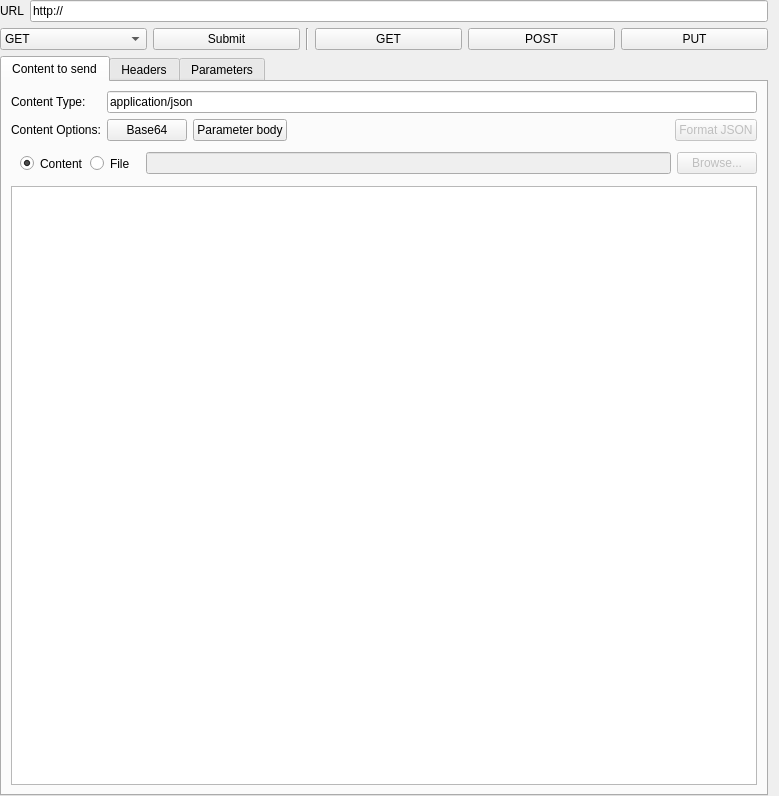
<?xml version="1.0" encoding="UTF-8"?>
<ui version="4.0">
 <class>RequestBuilder</class>
 <widget class="QWidget" name="RequestBuilder">
  <property name="geometry">
   <rect>
    <x>0</x>
    <y>0</y>
    <width>779</width>
    <height>796</height>
   </rect>
  </property>
  <property name="windowTitle">
   <string>Form</string>
  </property>
  <layout class="QGridLayout" name="gridLayout">
   <property name="leftMargin">
    <number>0</number>
   </property>
   <property name="topMargin">
    <number>0</number>
   </property>
   <property name="bottomMargin">
    <number>0</number>
   </property>
   <item row="0" column="0" colspan="6">
    <layout class="QHBoxLayout" name="horizontalLayout_6">
     <item>
      <widget class="QLabel" name="label">
       <property name="text">
        <string>URL</string>
       </property>
      </widget>
     </item>
     <item>
      <widget class="QLineEdit" name="leUrl">
       <property name="text">
        <string>http://</string>
       </property>
      </widget>
     </item>
    </layout>
   </item>
   <item row="1" column="0">
    <widget class="QComboBox" name="cbMethod">
     <item>
      <property name="text">
       <string>GET</string>
      </property>
     </item>
     <item>
      <property name="text">
       <string>POST</string>
      </property>
     </item>
     <item>
      <property name="text">
       <string>PUT</string>
      </property>
     </item>
     <item>
      <property name="text">
       <string>DELETE</string>
      </property>
     </item>
     <item>
      <property name="text">
       <string>HEAD</string>
      </property>
     </item>
     <item>
      <property name="text">
       <string>PATCH</string>
      </property>
     </item>
     <item>
      <property name="text">
       <string>OPTIONS</string>
      </property>
     </item>
    </widget>
   </item>
   <item row="1" column="1">
    <widget class="QPushButton" name="pbSubmit">
     <property name="text">
      <string>Submit</string>
     </property>
    </widget>
   </item>
   <item row="1" column="2">
    <widget class="Line" name="line">
     <property name="orientation">
      <enum>Qt::Vertical</enum>
     </property>
    </widget>
   </item>
   <item row="1" column="3">
    <widget class="QPushButton" name="pbGet">
     <property name="text">
      <string>GET</string>
     </property>
    </widget>
   </item>
   <item row="1" column="4">
    <widget class="QPushButton" name="pbPost">
     <property name="text">
      <string>POST</string>
     </property>
    </widget>
   </item>
   <item row="1" column="5">
    <widget class="QPushButton" name="pbPut">
     <property name="text">
      <string>PUT</string>
     </property>
    </widget>
   </item>
   <item row="2" column="0" colspan="6">
    <widget class="QTabWidget" name="tabWidget">
     <property name="currentIndex">
      <number>0</number>
     </property>
     <widget class="QWidget" name="contentToSendTab">
      <attribute name="title">
       <string>Content to send</string>
      </attribute>
      <layout class="QGridLayout" name="gridLayout_2">
       <item row="1" column="2">
        <widget class="QPushButton" name="pbContentBase64">
         <property name="text">
          <string>Base64</string>
         </property>
        </widget>
       </item>
       <item row="1" column="0" colspan="2">
        <widget class="QLabel" name="label_3">
         <property name="text">
          <string>Content Options:</string>
         </property>
        </widget>
       </item>
       <item row="0" column="0" colspan="2">
        <widget class="QLabel" name="label_2">
         <property name="text">
          <string>Content Type:</string>
         </property>
        </widget>
       </item>
       <item row="1" column="3">
        <widget class="QPushButton" name="pbContentParameter">
         <property name="text">
          <string>Parameter body</string>
         </property>
        </widget>
       </item>
       <item row="1" column="5">
        <spacer name="horizontalSpacer">
         <property name="orientation">
          <enum>Qt::Horizontal</enum>
         </property>
         <property name="sizeHint" stdset="0">
          <size>
           <width>40</width>
           <height>20</height>
          </size>
         </property>
        </spacer>
       </item>
       <item row="1" column="6">
        <widget class="QPushButton" name="pbFormatJson">
         <property name="enabled">
          <bool>false</bool>
         </property>
         <property name="text">
          <string>Format JSON</string>
         </property>
        </widget>
       </item>
       <item row="0" column="2" colspan="5">
        <widget class="QLineEdit" name="leContentType">
         <property name="text">
          <string>application/json</string>
         </property>
        </widget>
       </item>
       <item row="2" column="0" colspan="7">
        <layout class="QHBoxLayout" name="horizontalLayout_5">
         <item>
          <widget class="QGroupBox" name="gbContentFile">
           <property name="styleSheet">
            <string notr="true">border:0;</string>
           </property>
           <property name="flat">
            <bool>true</bool>
           </property>
           <layout class="QHBoxLayout" name="horizontalLayout_2">
            <item>
             <widget class="QRadioButton" name="rbContent">
              <property name="text">
               <string>Content</string>
              </property>
              <property name="checked">
               <bool>true</bool>
              </property>
             </widget>
            </item>
            <item>
             <widget class="QRadioButton" name="rbFile">
              <property name="text">
               <string>File</string>
              </property>
             </widget>
            </item>
           </layout>
          </widget>
         </item>
         <item>
          <widget class="QLineEdit" name="leFilePath">
           <property name="enabled">
            <bool>false</bool>
           </property>
          </widget>
         </item>
         <item>
          <widget class="QPushButton" name="pbBrowseFile">
           <property name="enabled">
            <bool>false</bool>
           </property>
           <property name="text">
            <string>Browse...</string>
           </property>
          </widget>
         </item>
        </layout>
       </item>
       <item row="3" column="0" colspan="7">
        <widget class="QPlainTextEdit" name="pteContent"/>
       </item>
      </layout>
     </widget>
     <widget class="QWidget" name="headersTab">
      <attribute name="title">
       <string>Headers</string>
      </attribute>
      <layout class="QGridLayout" name="gridLayout_3">
       <item row="1" column="0" colspan="2">
        <widget class="Line" name="line_2">
         <property name="orientation">
          <enum>Qt::Horizontal</enum>
         </property>
        </widget>
       </item>
       <item row="0" column="0" colspan="2">
        <layout class="QHBoxLayout" name="horizontalLayout_3">
         <item>
          <widget class="QLabel" name="label_4">
           <property name="text">
            <string>Name:</string>
           </property>
          </widget>
         </item>
         <item>
          <widget class="QLineEdit" name="leNameHeaders"/>
         </item>
         <item>
          <widget class="QLabel" name="label_5">
           <property name="text">
            <string>Value:</string>
           </property>
          </widget>
         </item>
         <item>
          <widget class="QLineEdit" name="leValueHeaders"/>
         </item>
         <item>
          <widget class="QPushButton" name="pbAddHeaders">
           <property name="enabled">
            <bool>false</bool>
           </property>
           <property name="text">
            <string>Add</string>
           </property>
          </widget>
         </item>
        </layout>
       </item>
       <item row="2" column="1">
        <widget class="QPushButton" name="pbDeleteHeaders">
         <property name="enabled">
          <bool>false</bool>
         </property>
         <property name="text">
          <string>Delete</string>
         </property>
        </widget>
       </item>
       <item row="3" column="1">
        <spacer name="verticalSpacer">
         <property name="orientation">
          <enum>Qt::Vertical</enum>
         </property>
         <property name="sizeHint" stdset="0">
          <size>
           <width>20</width>
           <height>40</height>
          </size>
         </property>
        </spacer>
       </item>
       <item row="2" column="0" rowspan="2">
        <widget class="QTableWidget" name="tableHeaders">
         <property name="alternatingRowColors">
          <bool>true</bool>
         </property>
         <property name="showGrid">
          <bool>false</bool>
         </property>
         <attribute name="horizontalHeaderStretchLastSection">
          <bool>true</bool>
         </attribute>
         <attribute name="verticalHeaderVisible">
          <bool>false</bool>
         </attribute>
         <column>
          <property name="text">
           <string>Name</string>
          </property>
         </column>
         <column>
          <property name="text">
           <string>Value</string>
          </property>
         </column>
        </widget>
       </item>
      </layout>
     </widget>
     <widget class="QWidget" name="parametersTab">
      <attribute name="title">
       <string>Parameters</string>
      </attribute>
      <layout class="QGridLayout" name="gridLayout_4">
       <item row="2" column="1">
        <widget class="QPushButton" name="pbDeleteParameters">
         <property name="enabled">
          <bool>false</bool>
         </property>
         <property name="text">
          <string>Delete</string>
         </property>
        </widget>
       </item>
       <item row="3" column="1">
        <spacer name="verticalSpacer_2">
         <property name="orientation">
          <enum>Qt::Vertical</enum>
         </property>
         <property name="sizeHint" stdset="0">
          <size>
           <width>20</width>
           <height>461</height>
          </size>
         </property>
        </spacer>
       </item>
       <item row="0" column="0" colspan="2">
        <layout class="QHBoxLayout" name="horizontalLayout_4">
         <item>
          <widget class="QLabel" name="label_6">
           <property name="text">
            <string>Name:</string>
           </property>
          </widget>
         </item>
         <item>
          <widget class="QLineEdit" name="leNameParameters"/>
         </item>
         <item>
          <widget class="QLabel" name="label_7">
           <property name="text">
            <string>Value:</string>
           </property>
          </widget>
         </item>
         <item>
          <widget class="QLineEdit" name="leValueParameters"/>
         </item>
         <item>
          <widget class="QPushButton" name="pbAddParameters">
           <property name="enabled">
            <bool>false</bool>
           </property>
           <property name="text">
            <string>Add</string>
           </property>
          </widget>
         </item>
        </layout>
       </item>
       <item row="2" column="0" rowspan="2">
        <widget class="QTableWidget" name="tableParameters">
         <property name="alternatingRowColors">
          <bool>true</bool>
         </property>
         <property name="showGrid">
          <bool>false</bool>
         </property>
         <attribute name="horizontalHeaderStretchLastSection">
          <bool>true</bool>
         </attribute>
         <attribute name="verticalHeaderVisible">
          <bool>false</bool>
         </attribute>
         <column>
          <property name="text">
           <string>Name</string>
          </property>
         </column>
         <column>
          <property name="text">
           <string>Value</string>
          </property>
         </column>
        </widget>
       </item>
       <item row="1" column="0" colspan="2">
        <widget class="Line" name="line_3">
         <property name="orientation">
          <enum>Qt::Horizontal</enum>
         </property>
        </widget>
       </item>
      </layout>
     </widget>
    </widget>
   </item>
  </layout>
 </widget>
 <resources/>
 <connections/>
</ui>
